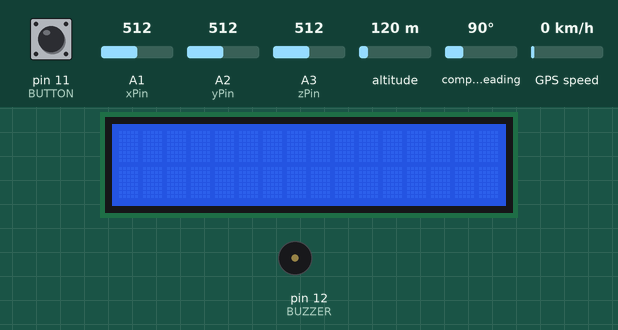
This sketch was run on a simulated Arduino Uno, built with avr-gcc and run on an emulated ATmega328P. On the bench: 16×2 character LCD, buzzer (waves = sounding, pin HIGH). The inputs (shaded band) are chosen by the test bench; at power-on: A1 (xPin) = 512, A3 (zPin) = 512, pin 11 (BUTTON) HIGH, A2 (yPin) = 512, altitude 120 m, compass heading 90°, GPS speed 0 km/h. The GPS gets a fix after 3 s at 37.7749, -122.4194 with 8 satellites; the modem accepts every AT command (registered, SIM ready, sends succeed) and sends nothing else; what the sketch prints to the serial monitor is not drawn.

Above: at 12.3 s.
12.4 s: A1 (xPin) set to 754
15.4 s: A1 (xPin) set to 781
16.9 s: A3 (zPin) set to 122
At 19.3 s:
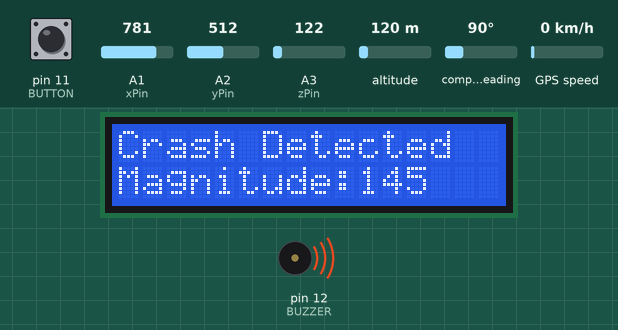
19.9 s: pin 11 (BUTTON) pulled LOW for 0.15 s
At 21.4 s:
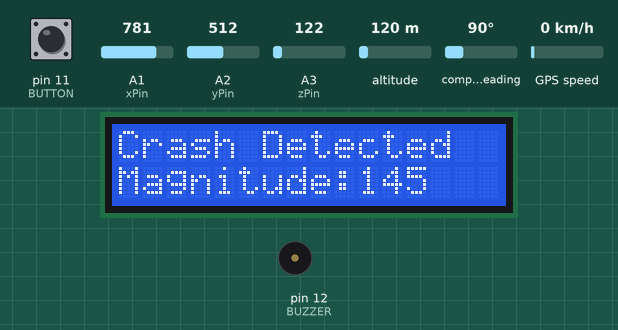
Timing chart, 0 to 22.6 s (numbered marks = the images above; inputs shaded):
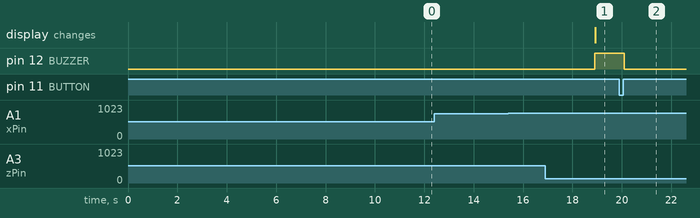

The sketch:

main.ino
```cpp
#include<LiquidCrystal_I2C.h>
#include <AltSoftSerial.h>
#include <TinyGPS++.h>

#include <SoftwareSerial.h>
#include <math.h>

#include<Wire.h>

LiquidCrystal_I2C lcd(0x27, 16, 2);

const String EMERGENCY_PHONE = "+918126195216";

#define rxPin 2
#define txPin 3
SoftwareSerial sim800(rxPin,txPin);

AltSoftSerial neogps;
TinyGPSPlus gps;

String sms_status,sender_number,received_date,msg;
String latitude, longitude;

#define BUZZER 12
#define BUTTON 11

#define xPin A1
#define yPin A2
#define zPin A3


byte updateflag;

int xaxis = 0, yaxis = 0, zaxis = 0;
int deltx = 0, delty = 0, deltz = 0;
int vibration = 2, devibrate = 75;
int magnitude = 0;
int sensitivity = 50;
double angle;
boolean impact_detected = false;

unsigned long time1;
unsigned long impact_time;
unsigned long alert_delay = 10000;


void setup()
{

  Serial.begin(9600);

  sim800.begin(9600);

  neogps.begin(9600);

  pinMode(BUZZER, OUTPUT);
  pinMode(BUTTON, INPUT_PULLUP);


  lcd.begin();

  lcd.backlight();
  lcd.clear();

  sms_status = "";
  sender_number="";
  received_date="";
  msg="";

  sim800.println("AT");
  delay(1000);

  sim800.println("ATE1");
  delay(1000);

  sim800.println("AT+CPIN?");
  delay(1000);

  sim800.println("AT+CMGF=1");
  delay(1000);

  sim800.println("AT+CNMI=1,1,0,0,0");
  delay(1000);

  time1 = micros();

  xaxis = analogRead(xPin);
  yaxis = analogRead(yPin);
  zaxis = analogRead(zPin);

}


void loop()
{

  if (micros() - time1 > 1999) Impact();

  if(updateflag > 0)
  {
    updateflag=0;
    Serial.println("Impact detected!!");
    Serial.print("Magnitude:"); Serial.println(magnitude);

    getGps();
    digitalWrite(BUZZER, HIGH);
    impact_detected = true;
    impact_time = millis();

    lcd.clear();
    lcd.setCursor(0,0);
    lcd.print("Crash Detected");
    lcd.setCursor(0,1);
    lcd.print("Magnitude:"+String(magnitude));
  }

  if(impact_detected == true)
  {
    if(millis() - impact_time >= alert_delay) {
      digitalWrite(BUZZER, LOW);
      makeCall();
      delay(1000);
      sendAlert();
      impact_detected = false;
      impact_time = 0;
    }
  }

  if(digitalRead(BUTTON) == LOW){
    delay(200);
    digitalWrite(BUZZER, LOW);
    impact_detected = false;
    impact_time = 0;
  }

  while(sim800.available()){
    parseData(sim800.readString());
  }

  while(Serial.available())  {
    sim800.println(Serial.readString());
  }


}


void Impact()
{

  time1 = micros();

  int oldx = xaxis;
  int oldy = yaxis;
  int oldz = zaxis;

  xaxis = analogRead(xPin);
  yaxis = analogRead(yPin);
  zaxis = analogRead(zPin);


  vibration--;

  if(vibration < 0) vibration = 0;


  if(vibration > 0) return;

  deltx = xaxis - oldx;
  delty = yaxis - oldy;
  deltz = zaxis - oldz;


  magnitude = sqrt(sq(deltx) + sq(delty) + sq(deltz));

  if (magnitude >= sensitivity) //impact detected
  {
    updateflag=1;

    vibration = devibrate;
  }

  else

  {

    magnitude=0;
  }

}


void parseData(String buff){
  Serial.println(buff);

  unsigned int len, index;

  index = buff.indexOf("\r");
  buff.remove(0, index+2);
  buff.trim();

  if(buff != "OK"){

    index = buff.indexOf(":");
    String cmd = buff.substring(0, index);
    cmd.trim();

    buff.remove(0, index+2);

    if(cmd == "+CMTI"){

      index = buff.indexOf(",");
      String temp = buff.substring(index+1, buff.length());
      temp = "AT+CMGR=" + temp + "\r";

      sim800.println(temp);
    }

    else if(cmd == "+CMGR"){

      if(buff.indexOf(EMERGENCY_PHONE) > 1){
        buff.toLowerCase();

        if(buff.indexOf("get gps") > 1){
          getGps();
          String sms_data;
          sms_data = "GPS Location Data\r";
          sms_data += "http://maps.google.com/maps?q=loc:";
          sms_data += latitude + "," + longitude;

          sendSms(sms_data);
        }
      }
    }

  }
  else{

  }

}


void getGps()
{

  boolean newData = false;
  for (unsigned long start = millis(); millis() - start < 2000;){
    while (neogps.available()){
      if (gps.encode(neogps.read())){
        newData = true;
        break;
      }
    }
  }

  if (newData) //If newData is true
  {
    latitude = String(gps.location.lat(), 6);
    longitude = String(gps.location.lng(), 6);
    newData = false;
  }
  else {
    Serial.println("No GPS data is available");
    latitude = "";
    longitude = "";
  }

  Serial.print("Latitude= "); Serial.println(latitude);
  Serial.print("Lngitude= "); Serial.println(longitude);
}


void sendAlert()
{
  String sms_data;
  sms_data = "Accident Alert!!\r";
  sms_data += "http://maps.google.com/maps?q=loc:";
  sms_data += latitude + "," + longitude;

  sendSms(sms_data);
}


void makeCall()
{
  Serial.println("calling....");
  sim800.println("ATD"+EMERGENCY_PHONE+";");
  delay(20000);
  sim800.println("ATH");
  delay(1000);
}


 void sendSms(String text)
{

  sim800.print("AT+CMGF=1\r");
  delay(1000);
  sim800.print("AT+CMGS=\""+EMERGENCY_PHONE+"\"\r");
  delay(1000);
  sim800.print(text);
  delay(100);
  sim800.write(0x1A); //ascii code for ctrl-26 //sim800.println((char)26); //ascii code for ctrl-26
  delay(1000);
  Serial.println("SMS Sent Successfully.");
}


boolean SendAT(String at_command, String expected_answer, unsigned int timeout){

    uint8_t x=0;
    boolean answer=0;
    String response;
    unsigned long previous;


    while( sim800.available() > 0) sim800.read();

    sim800.println(at_command);

    x = 0;
    previous = millis();

    do{

        if(sim800.available() != 0){
            response += sim800.read();
            x++;

            if(response.indexOf(expected_answer) > 0){
                answer = 1;
                break;
            }
        }
    }while((answer == 0) && ((millis() - previous) < timeout));

  Serial.println(response);
  return answer;
}
```

Measured:
- after the input at 12.4 s, every drawn part: stays the same
- after the input at 15.4 s, every drawn part: stays the same
- after the input at 16.9 s, pin 12 (BUZZER): LOW → HIGH after 2.0 s; the display: changes after 2.0 s (image 1)
- after the input at 19.9 s, pin 12 (BUZZER): HIGH → LOW after 0.20 s
